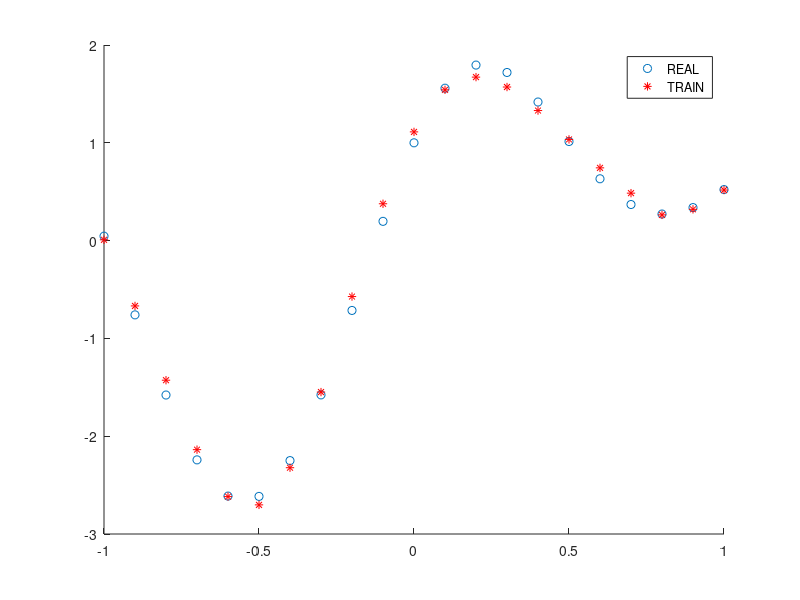
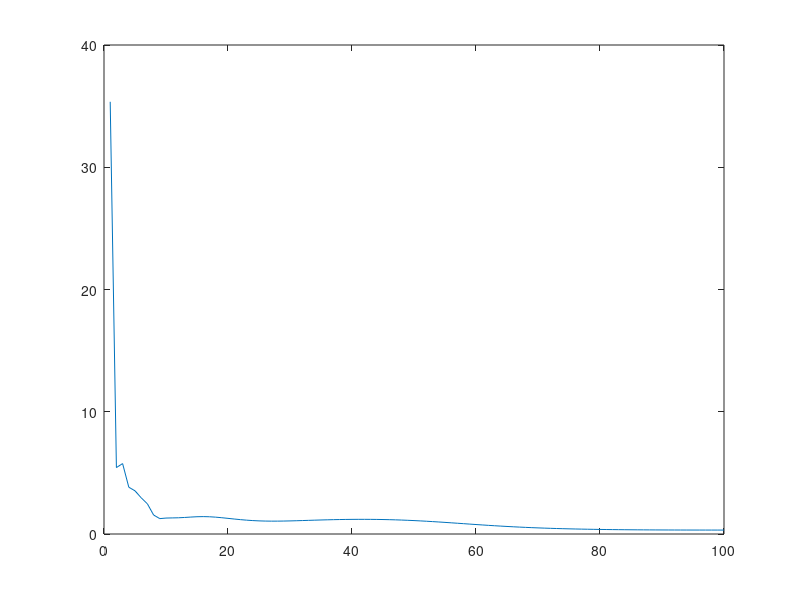

The MATLAB script that drew these images, in order:
clear all ; close all;
X = -1 : 0.1 : 1;
D= sin(X* 10) + cos(X*5 + randn*10 ) + tanh (X*3 + randn*6);
D= sin(X* 4) + cos(X*5  ) + tanh (X*3 );

% X = [ 1 0 0 1; 1 0 1 0];
% D = [ 0 0 1 1];
L = length(D);
n = size(X,1);
m = 30;
w = randn(m+1 ,1);
c = rand(n,m) * 2 - 1;
a = rand(1,m) * 2;
h = zeros(m+1, 1);
Num = 100;
mu1 = 0.3; mu2 = 0.1; mu3 = 0.1;
%% TRAINING
for kk = 1 : Num
    
    for ii = 1 : L
        x = X(:, ii);
        d = D(ii);
        for jj = 1 : m
            h(jj) = exp( - ( x - c(:, jj) )' *( x - c(:, jj) ) * a(jj)^2 );
        end
        h(m+1) = 0;
        y(ii) = w' * h;
        e = d - y(ii);
        w = w + mu1 * e * h;
        for jj = 1 : m
            %           c(jj) = c(jj) + mu2 * e * w(jj) * h(jj) * ( x-c(jj)) * a(jj)^2;
            c(:,jj) = c(:,jj) + mu2 * e * w(jj) * h(jj) * ( x-c(:,jj));
 %            a(jj) = a(jj) - mu3 * e * w(jj) * h(jj) * ( x-c(jj))^2 * a(jj);
            a(jj) = a(jj) - mu3 * e * w(jj) * h(jj) * ( x-c(:, jj))' * ( x-c(:, jj)) *1;
        end
    end
    Err(kk) = norm(D-y);
end


for ii = 1 : L
    x = X(:, ii);
    for jj = 1 : m
        h(jj) = exp( - ( x - c(:,jj) )' * ( x - c(:,jj) ) * a(jj)^2 );
    end
    h(m+1) = 0;
    y(ii) = w' * h;
end

figure, hold on;
plot(X, D,'o'); plot(X, y,'r*');
legend('REAL','TRAIN');
figure,plot(Err)